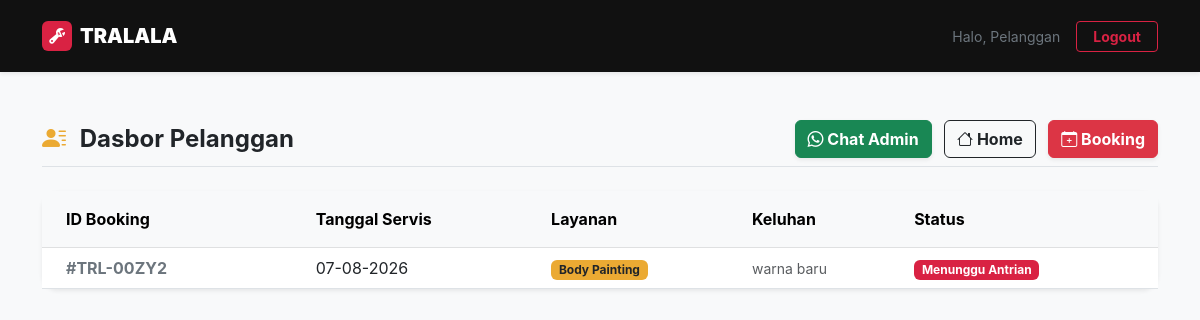
The app's page /dashboard (signed in) with its own data.
### tables this page shows
CREATE TABLE bookings (
      id INTEGER PRIMARY KEY AUTOINCREMENT,
      kode_booking VARCHAR(20) UNIQUE DEFAULT NULL,
      user_id INTEGER DEFAULT NULL,
      nama VARCHAR(255) NOT NULL,
      tanggal_booking DATE NOT NULL,
      layanan_id INTEGER NOT NULL,
      keluhan_kerusakan TEXT NOT NULL,
      status VARCHAR(50) DEFAULT 'Pending',
      created_at TIMESTAMP DEFAULT CURRENT_TIMESTAMP,
      FOREIGN KEY (layanan_id) REFERENCES layanan (id)
    );

CREATE TABLE layanan (
      id INTEGER PRIMARY KEY AUTOINCREMENT,
      nama_layanan VARCHAR(100) NOT NULL
    );

### app.py (the view)
@app.route('/dashboard')
def dashboard():
    if 'loggedin' not in session:
        return redirect(url_for('login'))
    conn = get_db_connection()
    bookings = []
    holidays = []
    if session['role'] == 'admin':
        if conn:
            cursor = conn.cursor()
            page = request.args.get('page', 1, type=int)
            search = request.args.get('search', '')
            per_page = 10
            offset = (page - 1) * per_page
            search_query = f"%{search}%"
            count_query = "SELECT COUNT(b.id) as total FROM bookings b JOIN users u ON b.user_id = u.id WHERE b.kode_booking LIKE ? OR b.nama LIKE ? OR u.no_hp LIKE ?"
            cursor.execute(count_query, (search_query, search_query, search_query))
            total_records = cursor.fetchone()['total']
            total_pages = (total_records + per_page - 1) // per_page
            query = """
            SELECT b.id, b.kode_booking, b.nama, b.tanggal_booking, b.keluhan_kerusakan, b.status, l.nama_layanan, u.no_hp
            FROM bookings b
            JOIN layanan l ON b.layanan_id = l.id
            JOIN users u ON b.user_id = u.id
            WHERE b.kode_booking LIKE ? OR b.nama LIKE ? OR u.no_hp LIKE ?
            ORDER BY b.tanggal_booking DESC, b.id DESC
            LIMIT ? OFFSET ?
            """
            cursor.execute(query, (search_query, search_query, search_query, per_page, offset))
            bookings = cursor.fetchall()
            cursor.execute("SELECT * FROM holidays ORDER BY tanggal ASC")
            holidays = cursor.fetchall()
            cursor.close()
            conn.close()
        return render_template('admin.html', bookings=bookings, holidays=holidays, max_quota=MAX_BOOKING_PER_DAY, page=page, total_pages=total_pages, search=search)
    else:
        if conn:
            cursor = conn.cursor()
            cursor.execute("""
            SELECT b.id, b.kode_booking, b.nama, b.tanggal_booking, b.keluhan_kerusakan, b.status, l.nama_layanan
            FROM bookings b
            JOIN layanan l ON b.layanan_id = l.id
            WHERE b.user_id = ?
            ORDER BY b.tanggal_booking DESC, b.id DESC
            """, (session['id'],))
            bookings = cursor.fetchall()
            cursor.execute("SELECT no_hp FROM users WHERE role = 'admin' LIMIT 1")
            admin_data = cursor.fetchone()
            admin_no_hp = admin_data['no_hp'] if admin_data else "6281234567890"
            cursor.close()
            conn.close()
        return render_template('customer.html', bookings=bookings, max_quota=MAX_BOOKING_PER_DAY, admin_hp=admin_no_hp)

### app.py (called while the page is built)
@app.template_filter('formatdate')
def formatdate(value, format='%d-%m-%Y'):
    if isinstance(value, str):
        try:
            return datetime.strptime(value, '%Y-%m-%d').strftime(format)
        except ValueError:
            return value
    return value.strftime(format)

@app.before_request
def make_session_permanent():
    session.permanent = True
    app.permanent_session_lifetime = timedelta(minutes=30)

def get_db_connection():
    try:
        connection = sqlite3.connect(os.environ.get('DB_NAME', 'database.db'))
        connection.row_factory = sqlite3.Row
        return connection
    except sqlite3.Error as err:
        print(f"Error connecting to SQLite: {err}")
        return None

### templates/customer.html (shortened to what this page needs)
<!DOCTYPE html>
<html lang="id">
<head>
    <link href="https://cdn.jsdelivr.net/npm/bootstrap@5.3.0/dist/css/bootstrap.min.css" rel="stylesheet">
    <link rel="stylesheet" href="https://cdn.jsdelivr.net/npm/bootstrap-icons@1.11.1/font/bootstrap-icons.css">
    <link rel="stylesheet" href="{{ url_for('static', filename='css/style.css') }}">
</head>
<body class="bg-light">
    <nav class="navbar navbar-expand-lg bg-black text-white shadow-sm py-3">
        <div class="container">
            <a class="navbar-brand fw-black text-white d-flex align-items-center gap-2" href="/">
                <div class="bg-danger text-white rounded p-1 d-flex align-items-center justify-content-center"
                    style="width:30px;height:30px;">
                    <i class="bi bi-wrench-adjustable fs-6"></i>
                </div>
                TRALALA
            </a>
            <div class="d-flex align-items-center gap-3">
                <span class="text-secondary small d-none d-md-block">Halo, Pelanggan</span>
                <a href="/logout" class="btn btn-outline-danger btn-sm fw-bold px-3">Logout</a>
            </div>
        </div>
    </nav>
    <div class="container py-5">
        <div class="d-flex justify-content-between align-items-center mb-4 pb-2 border-bottom">
            <h4 class="fw-bold mb-0 text-dark"><i class="bi bi-person-lines-fill text-gold me-2"></i> Dasbor Pelanggan
            </h4>
            <div>
                <a href="https://wa.me/{{ admin_no_hp }}" target="_blank"
                    class="btn btn-success fw-bold me-2 shadow-sm">
                    <i class="bi bi-whatsapp"></i> Chat Admin
                </a>
                <a href="/" class="btn btn-outline-dark fw-bold me-2"><i class="bi bi-house"></i> Home</a>
                <a href="/?open_booking=1" class="btn btn-danger fw-bold shadow-sm"><i class="bi bi-calendar-plus"></i> Booking</a>
            </div>
        </div>
        <div class="card border-0 shadow-sm rounded-4">
            <div class="card-body p-0">
                <div class="table-responsive">
                    <table class="table table-hover align-middle mb-0">
                        <thead class="table-light">
                            <tr>
                                <th class="px-4 py-3">ID Booking</th>
                                <th class="py-3">Tanggal Servis</th>
                                <th class="py-3">Layanan</th>
                                <th class="py-3">Keluhan</th>
                                <th class="py-3">Status</th>
                            </tr>
                        </thead>
                        <tbody>
                            {% for booking in bookings %}
                            <tr>
                                <td class="px-4 fw-bold text-secondary">#{{ booking.kode_booking }}</td>
                                <td>{{ booking.tanggal_booking|formatdate }}</td>
                                <td><span class="badge bg-gold text-dark">{{ booking.nama_layanan }}</span></td>
                                <td class="small text-muted"
                                    style="max-width: 250px; white-space: nowrap; overflow: hidden; text-overflow: ellipsis;"
                                    title="{{ booking.keluhan_kerusakan }}">
                                    {{ booking.keluhan_kerusakan }}
                                </td>
                                <td>
                                    {% if booking.status == 'Pending' %}
                                    <span class="badge bg-danger">Menunggu Antrian</span>
                                    {% elif booking.status == 'Proses' %}
                                    <span class="badge bg-primary">Sedang Dikerjakan</span>
                                    {% else %}
                                    <span class="badge bg-success">{{ booking.status }}</span>
                                    {% endif %}
                                </td>
                            </tr>
                            {% endfor %}
                        </tbody>
                    </table>
                </div>
            </div>
        </div>
    </div>
</body>
</html>

### static/css/style.css (style rules this page uses)
:root { --primary-red: #D92243; --gold: #EBAA33; --krem: #FDF9F1; --dark-black: #111111; }
html { scroll-behavior: smooth; scroll-padding-top: 90px; }
body { font-family: 'Inter', sans-serif; color: var(--dark-black); background-color: var(--krem); }
.fw-black { font-weight: 900 !important; }
.text-gold { color: var(--gold) !important; }
.bg-danger { background-color: var(--primary-red) !important; }
.bg-gold { background-color: var(--gold) !important; }
.bg-black { background-color: var(--dark-black) !important; }
.btn-outline-danger { border-color: var(--primary-red); color: var(--primary-red); transition: all 0.3s ease; }

### records on screen
bookings: kode_booking "TRL-00ZY2", tanggal_booking "07-08-2026", nama_layanan "Body Painting", keluhan_kerusakan "warna baru", status "Menunggu Antrian"
